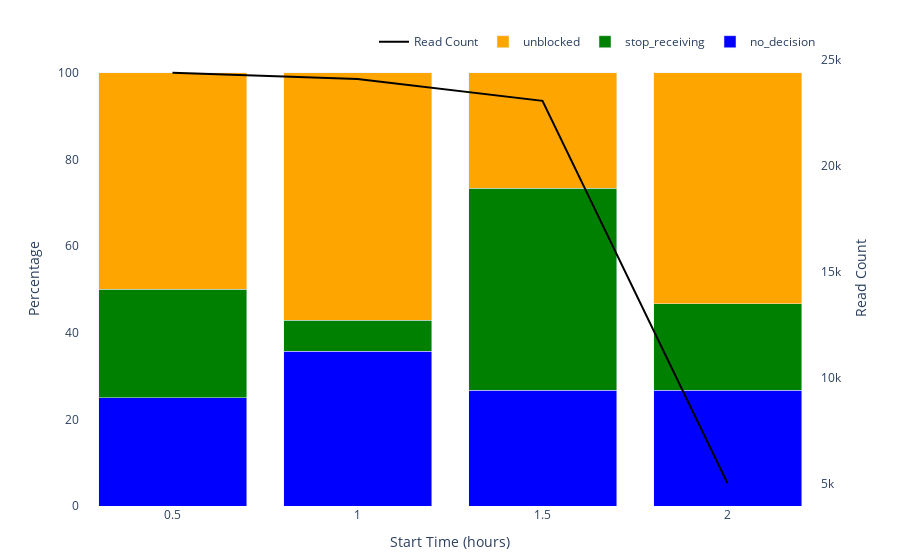

The notebook cell this image was saved under:
### Markdown cell above
Independent decision Stacked Bar Chart

### Code cell
import pandas as pd
import plotly.graph_objects as go

# Read the tab-separated txt file into a pandas DataFrame
data = pd.read_csv('/home/ameknas/sequenoscope-1/test_SE/sample_manifest.txt', sep='\t')

# Convert the 'start_time' column to datetime format
data['start_time'] = pd.to_datetime(data['start_time'])

total_count_2 = data.groupby('start_time').size().reset_index(name='total_count')

# Calculate the count for each decision at each start time
decision_count = data.groupby(['start_time', 'decision']).size().reset_index(name='count')

# Define the decision mapping dictionary
classes = {
    "stop_receiving": ["signal_positive"],
    "unblocked": ["data_service_unblock_mux_change"],
    "no_decision": ["signal_negative", "unblock_mux_change"]
}

# Map the decisions based on the dictionary
decision_count['decision'] = decision_count['decision'].map(lambda x: next((k for k, v in classes.items() if x in v), x))

# Calculate the total count at each start time
total_count = decision_count.groupby('start_time')['count'].sum().reset_index(name='total_count')

# Calculate the percentage for each decision at each start time
decision_count = decision_count.merge(total_count, on='start_time')
decision_count['percentage'] = decision_count['count'] / decision_count['total_count'] * 100

# Calculate the maximum count for scaling the second y-axis
max_count = total_count_2["total_count"].max()

# Define the time bin unit and selected unit
time_bin_unit = 'hours'

# Convert the x-axis units to the desired time bin
convert_time_units = lambda x: pd.to_timedelta(x, unit='s') / pd.Timedelta('1{}'.format(time_bin_unit))

# Create lists to store the x-axis values for the bar chart
x_values = []

# Create the second y-axis trace
df = pd.read_csv('/home/ameknas/sequenoscope-1/test_SE/sample_manifest.txt', sep='\t')
df['start_time'] = pd.to_datetime(df['start_time'], unit='s')
df.set_index('start_time', inplace=True)
if time_bin_unit == "hours":
    hourly_counts = df.resample('30T').count()
elif time_bin_unit == "minutes":
    hourly_counts = df.resample('1T').count()
elif time_bin_unit == "seconds":
    hourly_counts = df.resample('1S').count()


# Remove time 0 from hourly_counts
hourly_counts = hourly_counts[hourly_counts.index != pd.to_datetime(0)]
count_values = hourly_counts['read_id'].tolist()

# Create the stacked bar chart
fig = go.Figure()

# Add bar traces for each decision
color_palette = ['blue', 'green', 'orange', 'red']  # Define a custom color palette for the decisions
for idx, decision in enumerate(decision_count['decision'].unique()):
    filtered_data = decision_count[decision_count['decision'] == decision]
    filtered_data['start_time_numeric'] = filtered_data['start_time'].astype(int)

    # Filter the data to display only the desired points on the x-axis
    if time_bin_unit == "hours":
        filtered_data = filtered_data[
            (filtered_data['start_time_numeric'] % 3600 == 0) | (filtered_data['start_time_numeric'] % 1800 == 0) | (filtered_data['start_time_numeric'] == 0)
            ]
    elif time_bin_unit == "minutes":
        filtered_data = filtered_data[(filtered_data['start_time_numeric'] % 60 == 0)]

    x_values.extend(filtered_data['start_time_numeric'].map(convert_time_units))  # Store the x-axis values

    fig.add_trace(go.Bar(x=filtered_data['start_time_numeric'].map(convert_time_units),
                         y=filtered_data['percentage'],
                         name=decision,
                         marker_color=color_palette[idx],
                         yaxis='y'))
    
x_values= list(pd.unique(x_values))
    
if time_bin_unit == 'hours' or time_bin_unit == 'minutes':
    fig.add_trace(go.Scatter(x=x_values,
                            y=hourly_counts['read_id'],
                            name='Read Count',
                            mode='lines',
                            line=dict(color='black'),
                            visible=True,
                            yaxis='y2'))
elif time_bin_unit == 'seconds':
    total_count_2['start_time_numeric'] = total_count_2['start_time'].astype(int)
    fig.add_trace(go.Scatter(x=total_count_2['start_time_numeric'].astype(int).map(convert_time_units),
                        y=total_count_2['total_count'],
                        name='Read Count',
                        mode='lines',
                        line=dict(color='black'),
                        visible=True,
                        yaxis='y2'))

# Configure the plot layout
fig.update_layout(
    barmode='stack',
    plot_bgcolor='white',
    xaxis=dict(showgrid=False, title='Start Time ({})'.format(time_bin_unit)),
    yaxis=dict(showgrid=False, title='Percentage'),
    yaxis2=dict(showgrid=False, title='Read Count', overlaying='y', side='right'),  # Set the range of the second y-axis
    legend=dict(
        orientation='h',
        yanchor='top',
        y=1.05,
        xanchor='right',
        x=1
    ),
    margin=dict(t=50, b=50)
)

# Display the stacked bar chart
fig.show()
# print((x_values))
print((hourly_counts.index))
# print(len(count_values))

### Figure 1 — Plotly figure (JSON) as saved in the notebook; plotly's stock layout.template omitted (floating-point values rounded to 4 significant figures)
{"data": [{"marker": {"color": "blue"}, "name": "no_decision", "type": "bar", "x": [0.5, 1, 1.5, 2], "y": [25, 35.71, 26.67, 26.67], "yaxis": "y"}, {"marker": {"color": "green"}, "name": "stop_receiving", "type": "bar", "x": [0.5, 1, 1.5, 2], "y": [25, 7.143, 46.67, 20], "yaxis": "y"}, {"marker": {"color": "orange"}, "name": "unblocked", "type": "bar", "x": [0.5, 1, 1.5, 2], "y": [50, 57.14, 26.67, 53.33], "yaxis": "y"}, {"marker": {"color": "red"}, "name": "mux_change", "type": "bar", "x": [], "y": [], "yaxis": "y"}, {"line": {"color": "black"}, "mode": "lines", "name": "Read Count", "type": "scatter", "visible": true, "x": [0.5, 1, 1.5, 2], "y": [24374, 24080, 23051, 5012], "yaxis": "y2"}], "layout": {"barmode": "stack", "legend": {"orientation": "h", "x": 1, "xanchor": "right", "y": 1.05, "yanchor": "top"}, "margin": {"b": 50, "t": 50}, "plot_bgcolor": "white", "xaxis": {"showgrid": false, "title": {"text": "Start Time (hours)"}}, "yaxis": {"showgrid": false, "title": {"text": "Percentage"}}, "yaxis2": {"overlaying": "y", "showgrid": false, "side": "right", "title": {"text": "Read Count"}}}}
